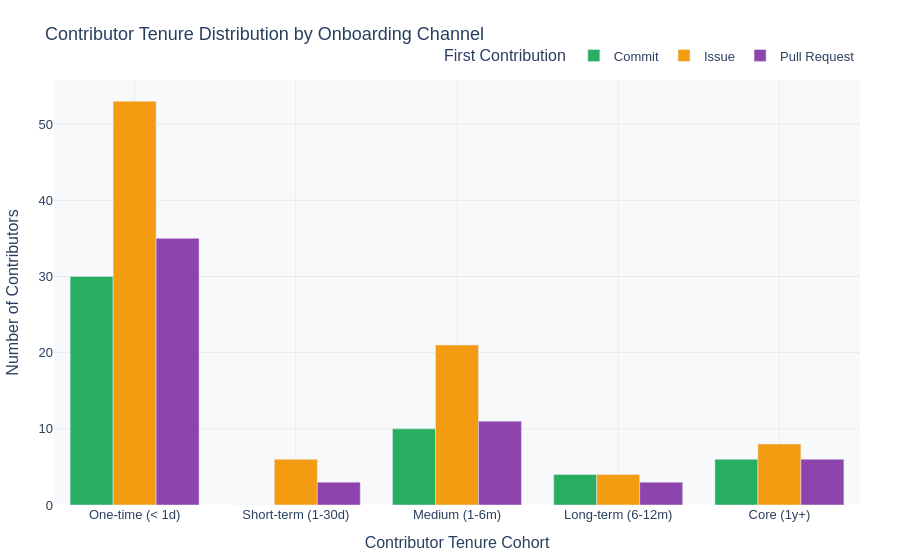

Here is the notebook cell this chart was saved with:
### Markdown cell above
## Visualization 1: Contributor Tenure Distribution

The first graph reveals the project's overall "stickiness" and immediate onboarding drop-off:
* **X-axis**: Contributor Tenure Cohort (`One-time (< 1d)`, `Short-term (1-30d)`, `Medium (1-6m)`, `Long-term (6-12m)`, `Core (1y+)`)
* **Y-axis**: Number of Contributors
* **Grouping**: First Contribution Type (Issue vs Pull Request vs Commit)

### Code cell
cohort_entry = (
    cntrb_df.groupby(["tenure_cohort", "entry_channel"], observed=False)
    .size()
    .reset_index(name="count")
)

fig1 = px.bar(
    cohort_entry,
    x="tenure_cohort",
    y="count",
    color="entry_channel",
    barmode="group",
    title="Contributor Tenure Distribution by Onboarding Channel",
    labels={
        "tenure_cohort": "Contributor Tenure Cohort",
        "count": "Number of Contributors",
        "entry_channel": "First Contribution Type",
    },
    color_discrete_map={
        "Pull Request": "#8E44AD",
        "Issue": "#F39C12",
        "Commit": "#27AE60",
        "Discussion/Other": "#2980B9",
    },
)

fig1.update_layout(
    font=dict(family="Arial, sans-serif", size=13),
    plot_bgcolor="rgba(248, 249, 250, 1)",
    paper_bgcolor="white",
    xaxis=dict(showgrid=True, gridcolor="rgba(0,0,0,0.06)"),
    yaxis=dict(showgrid=True, gridcolor="rgba(0,0,0,0.06)"),
    legend=dict(title="First Contribution", orientation="h", yanchor="bottom", y=1.02, xanchor="right", x=1),
    margin=dict(l=50, r=40, t=80, b=50),
)

fig1.show()

### Figure 1 — Plotly figure (JSON) as saved in the notebook; plotly's stock layout.template omitted (floating-point values rounded to 4 significant figures)
{"data": [{"alignmentgroup": "True", "hovertemplate": "First Contribution Type=Commit<br>Contributor Tenure Cohort=%{x}<br>Number of Contributors=%{y}<extra></extra>", "legendgroup": "Commit", "marker": {"color": "#27AE60", "pattern": {"shape": ""}}, "name": "Commit", "offsetgroup": "Commit", "orientation": "v", "showlegend": true, "textposition": "auto", "type": "bar", "x": ["One-time (< 1d)", "Short-term (1-30d)", "Medium (1-6m)", "Long-term (6-12m)", "Core (1y+)"], "xaxis": "x", "y": [30, 0, 10, 4, 6], "yaxis": "y"}, {"alignmentgroup": "True", "hovertemplate": "First Contribution Type=Issue<br>Contributor Tenure Cohort=%{x}<br>Number of Contributors=%{y}<extra></extra>", "legendgroup": "Issue", "marker": {"color": "#F39C12", "pattern": {"shape": ""}}, "name": "Issue", "offsetgroup": "Issue", "orientation": "v", "showlegend": true, "textposition": "auto", "type": "bar", "x": ["One-time (< 1d)", "Short-term (1-30d)", "Medium (1-6m)", "Long-term (6-12m)", "Core (1y+)"], "xaxis": "x", "y": [53, 6, 21, 4, 8], "yaxis": "y"}, {"alignmentgroup": "True", "hovertemplate": "First Contribution Type=Pull Request<br>Contributor Tenure Cohort=%{x}<br>Number of Contributors=%{y}<extra></extra>", "legendgroup": "Pull Request", "marker": {"color": "#8E44AD", "pattern": {"shape": ""}}, "name": "Pull Request", "offsetgroup": "Pull Request", "orientation": "v", "showlegend": true, "textposition": "auto", "type": "bar", "x": ["One-time (< 1d)", "Short-term (1-30d)", "Medium (1-6m)", "Long-term (6-12m)", "Core (1y+)"], "xaxis": "x", "y": [35, 3, 11, 3, 6], "yaxis": "y"}], "layout": {"barmode": "group", "font": {"family": "Arial, sans-serif", "size": 13}, "legend": {"orientation": "h", "title": {"text": "First Contribution"}, "tracegroupgap": 0, "x": 1, "xanchor": "right", "y": 1.02, "yanchor": "bottom"}, "margin": {"b": 50, "l": 50, "r": 40, "t": 80}, "paper_bgcolor": "white", "plot_bgcolor": "rgba(248, 249, 250, 1)", "title": {"text": "Contributor Tenure Distribution by Onboarding Channel"}, "xaxis": {"anchor": "y", "domain": [0.0, 1.0], "gridcolor": "rgba(0,0,0,0.06)", "showgrid": true, "title": {"text": "Contributor Tenure Cohort"}}, "yaxis": {"anchor": "x", "domain": [0.0, 1.0], "gridcolor": "rgba(0,0,0,0.06)", "showgrid": true, "title": {"text": "Number of Contributors"}}}}
